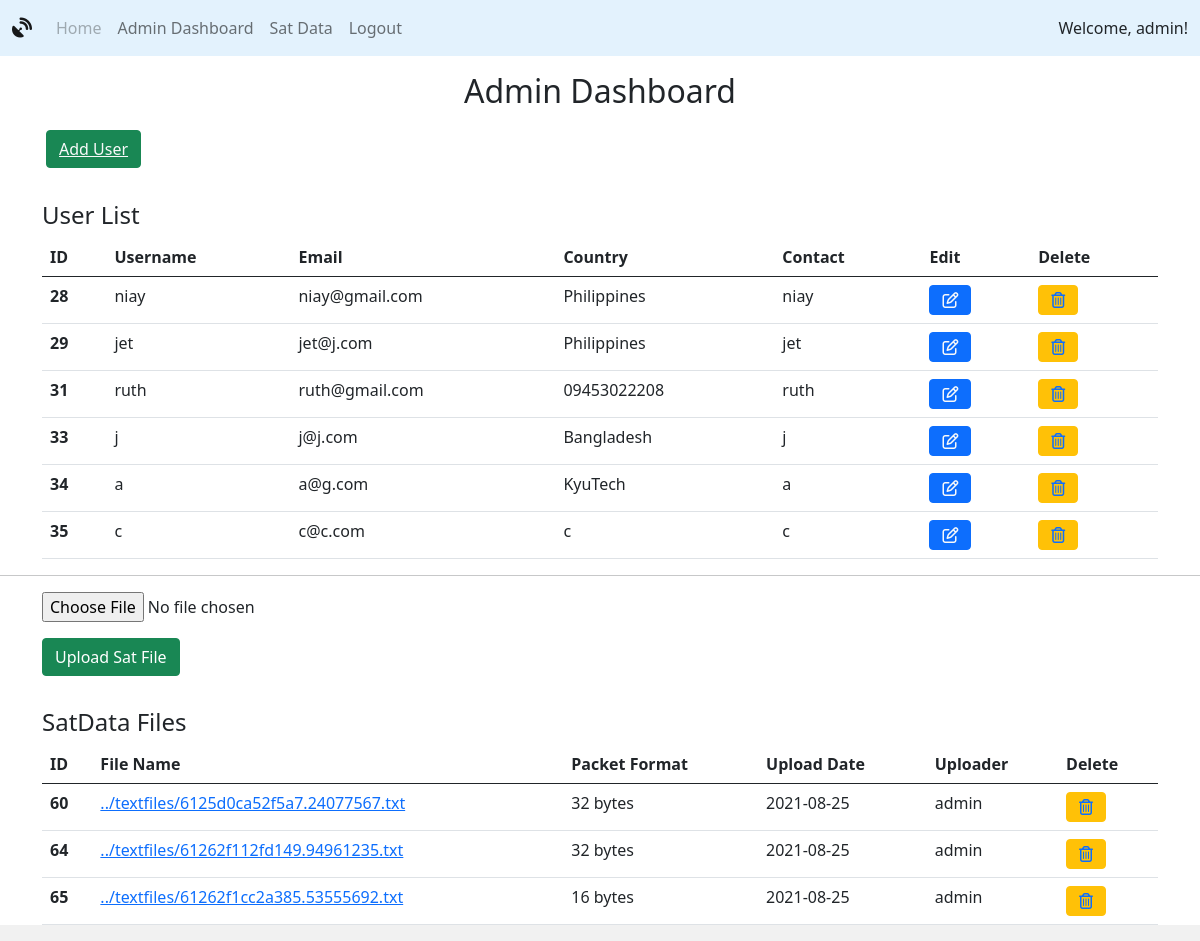
Page /dashboard.php?status=loginsuccess (signed in) on the committed database.
### tables this page shows
CREATE TABLE `users` (
  `idUsers` int(11) NOT NULL,
  `usernameUsers` tinytext NOT NULL,
  `emailUsers` tinytext NOT NULL,
  `passwordUsers` varchar(255) NOT NULL,
  `countryUsers` tinytext NOT NULL,
  `contactUsers` tinytext NOT NULL
);

CREATE TABLE `satdatameta` (
  `idSatDataMeta` int(11) NOT NULL,
  `fileNameSatDataMeta` varchar(255) NOT NULL,
  `fileSatDataMeta` longblob NOT NULL,
  `formatSatDataMeta` tinytext NOT NULL,
  `dateUploadedSatDataMeta` date NOT NULL,
  `uploaderSatDataMeta` int(11) NOT NULL
);

### includes/classautoloader.inc.php (called while the page is built, shortened)
<?php
function myAutoLoader($className) {
    $url = $_SERVER['HTTP_HOST'].$_SERVER['REQUEST_URI'];
    if (strpos($url,'includes') !== false) {
        $path = '../classes/';
    } else {
        $path = 'classes/';
    }
    $extension = '.class.php';
}

### classes/dbh.class.php (called while the page is built)
<?php
 class Dbh {
     private $host = 'localhost';
     private $user = 'root';
     private $pwd = '';
     private $dbName = 'satdata';
     protected function connect() {
         $dsn = 'mysql:host='. $this->host .';dbname=' . $this->dbName;
         $pdo = new PDO($dsn,$this->user,$this->pwd);
         $pdo->setAttribute(PDO::ATTR_DEFAULT_FETCH_MODE,PDO::FETCH_ASSOC);
         return $pdo;
     }
 }

### classes/users.class.php (called while the page is built, shortened)
<?php
class Users extends Dbh {
    protected function getAllUsers() {
        $sql = "SELECT * FROM users WHERE NOT usernameUsers = 'admin'";
        $stmt = $this->connect()->prepare($sql);
        $stmt->execute();
        $results = $stmt->fetchAll();
        return $results;
    }
    protected function getOneUser($id) {
        $sql = "SELECT * FROM users WHERE idUsers = ?";
        $stmt = $this->connect()->prepare($sql);
        $stmt->execute([$id]);
        $results = $stmt->fetchAll();
        return $results;
    }
}

### classes/usersview.class.php (called while the page is built, shortened)
<?php
class UsersView extends Users {
    public function showAllUsers() {
        $results = $this->getAllUsers();
        return $results;
    }
    public function showOneUser($fileId) {
        $results = $this->getOneUser($fileId);
        return $results;
    }
}

### classes/satdata.class.php (called while the page is built, shortened)
<?php
class SatData extends Dbh {
    protected function getAllFiles() {
        $sql = "SELECT * FROM satdatameta";
        $stmt = $this->connect()->prepare($sql);
        $stmt->execute();
        $results = $stmt->fetchAll();
        return $results;
    }
}

### classes/satdataview.class.php (called while the page is built, shortened)
<?php
class SatDataView extends SatData {
    public function showAllFiles() {
        $results = $this->getAllFiles();
        return $results;
    }
}

### dashboard.php (the view, shortened to what this page needs)
<?php
    include_once "header.php";
?>
  <link href="https://cdn.jsdelivr.net/npm/bootstrap@5.0.2/dist/css/bootstrap.min.css" rel="stylesheet">
  </head>
  <body>
    <div class="container-lg ">
      <h2 class='text-center my-3'>Admin Dashboard</h2>
      <button type="button" class="btn btn-success mx-1 my-1" name="adduser-button"><a class='text-light' href="adduser.php">Add User</a></button>
      <h4></br>User List</h4>
      <table class="table">
        <thead>
          <tr>
            <th scope="col">ID</th>
            <th scope="col">Username</th>
            <th scope="col">Email</th>
            <th scope="col">Country</th>
            <th scope="col">Contact</th>
            <th scope="col">Edit</th>
            <th scope="col">Delete</th>
          </tr>
        </thead>
        <tbody>
          <?php
            $showAllUsersObj = new UsersView();
            $result = $showAllUsersObj -> showAllUsers();
            foreach ($result as $row){
                $id = $row['idUsers'];
                $name = $row['usernameUsers'];
                $email = $row['emailUsers'];
                $country = $row['countryUsers'];
                $mobile = $row['contactUsers'];
                echo '
                <tr>
                  <th scope="row">'.$id.'</th>
                  <td>'.$name.'</td>
                  <td>'.$email.'</td>
                  <td>'.$country.'</td>
                  <td>'.$mobile.'</td>
                  <td>
                    <button class ="btn btn-primary" name="edit-btn">
                      <a class="text-light" href="edituser.php?updatebutton='.$id.'"><i class="far fa-edit"></i></a>
                    </button>
                  </td>
                  <td>
                    <button class = "btn btn-warning" name="delete-btn">
                      <a href="includes/deleteuser.inc.php?deletebutton='.$id.'"><i class="far fa-trash-alt"></i></a>
                    </button>
                  </td>
                </tr>
                ';
            }
           ?>
        </tbody>
      </table>
    </div>
    <hr>
    <div class="container-lg ">
      <form class="form-horizontal" action="includes/uploadfile.inc.php" method="POST" enctype="multipart/form-data">
        <input type="file" name="satfile">
        <br>
        <button type="submit" class="btn btn-success my-3" name="upload-button">Upload Sat File</button>
      </form>
      <h4>SatData Files</h4>
      <table class="table">
        <thead>
          <tr>
            <th scope="col">ID</th>
            <th scope="col">File Name</th>
            <th scope="col">Packet Format</th>
            <th scope="col">Upload Date</th>
            <th scope="col">Uploader</th>
            <th scope="col">Delete</th>
          </tr>
        </thead>
        <tbody>
          <?php
            $showAllFilesObj = new SatDataView();
            $resultFile = $showAllFilesObj -> showAllFiles();
            foreach ($resultFile as $rowFile){
                $idFile = $rowFile['idSatDataMeta'];
                $nameFile = $rowFile['fileNameSatDataMeta'];
                $dateFile = $rowFile['dateUploadedSatDataMeta'];
                $uploaderFile = $rowFile['uploaderSatDataMeta'];
                $formatFile = $rowFile ['formatSatDataMeta'];
                $showUploaderObj = new UsersView();
                $resultUploader = $showUploaderObj -> showOneUser($uploaderFile);
                $uploader = $resultUploader[0]['usernameUsers'];
                echo '
                <tr>
                  <th scope="row">'.$idFile.'</th>
                  <td><a target="_blank" href=includes/viewfile.inc.php?fileid='.$idFile.'>'.$nameFile.'</a></td>
                  <td>'.$formatFile .' bytes</td>
                  <td>'.$dateFile.'</td>
                  <td>'.$uploader.'</td>
                  <td>
                    <button class = "btn btn-warning" name="delete-btn">
                      <a href="includes/deletefile.inc.php?deletefile='.$idFile.'&filelocation='.$nameFile.'"><i class="far fa-trash-alt"></i></a>
                    </button>
                  </td>
                </tr>
                '
                ;
            }
           ?>
        </tbody>
      </table>
    </div>
  </body>
</html>

### resources/stylesheet.css (style rules this page uses)
html { background-color: #f1f1f1; font-family: "Roboto"; }
body { margin: 0; padding: 0; }

### rows in the picture
users: idUsers "28", usernameUsers "niay", emailUsers "niay@gmail.com", countryUsers "Philippines", contactUsers "niay"
users: idUsers "29", usernameUsers "jet", emailUsers "jet@j.com", countryUsers "Philippines", contactUsers "jet"
users: idUsers "31", usernameUsers "ruth", emailUsers "ruth@gmail.com", countryUsers "09453022208", contactUsers "ruth"
users: idUsers "33", usernameUsers "j", emailUsers "j@j.com", countryUsers "Bangladesh", contactUsers "j"
users: idUsers "34", usernameUsers "a", emailUsers "a@g.com", countryUsers "KyuTech", contactUsers "a"
users: idUsers "35", usernameUsers "c", emailUsers "c@c.com", countryUsers "c", contactUsers "c"
satdatameta: idSatDataMeta "60", fileNameSatDataMeta "../textfiles/6125d0ca52f5a7.24077567.txt", formatSatDataMeta "32", dateUploadedSatDataMeta "2021-08-25", users.usernameUsers "admin"
satdatameta: idSatDataMeta "64", fileNameSatDataMeta "../textfiles/61262f112fd149.94961235.txt", formatSatDataMeta "32", dateUploadedSatDataMeta "2021-08-25", users.usernameUsers "admin"
satdatameta: idSatDataMeta "65", fileNameSatDataMeta "../textfiles/61262f1cc2a385.53555692.txt", formatSatDataMeta "16", dateUploadedSatDataMeta "2021-08-25", users.usernameUsers "admin"

### other values in the picture
$_SESSION['userUsername'] "admin"
